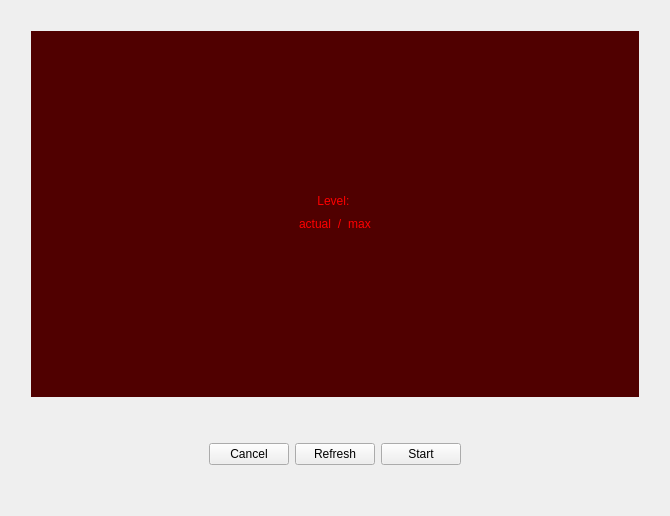
<?xml version="1.0" encoding="UTF-8"?>
<ui version="4.0">
 <class>WaitingRoomScreen</class>
 <widget class="QWidget" name="WaitingRoomScreen">
  <property name="geometry">
   <rect>
    <x>0</x>
    <y>0</y>
    <width>670</width>
    <height>516</height>
   </rect>
  </property>
  <property name="windowTitle">
   <string>Form</string>
  </property>
  <layout class="QGridLayout" name="gridLayout_2">
   <item row="1" column="0">
    <spacer name="horizontalSpacer_4">
     <property name="orientation">
      <enum>Qt::Horizontal</enum>
     </property>
     <property name="sizeType">
      <enum>QSizePolicy::Fixed</enum>
     </property>
     <property name="sizeHint" stdset="0">
      <size>
       <width>20</width>
       <height>20</height>
      </size>
     </property>
    </spacer>
   </item>
   <item row="4" column="1">
    <spacer name="verticalSpacer_2">
     <property name="orientation">
      <enum>Qt::Vertical</enum>
     </property>
     <property name="sizeHint" stdset="0">
      <size>
       <width>20</width>
       <height>40</height>
      </size>
     </property>
    </spacer>
   </item>
   <item row="0" column="1">
    <spacer name="verticalSpacer_3">
     <property name="orientation">
      <enum>Qt::Vertical</enum>
     </property>
     <property name="sizeType">
      <enum>QSizePolicy::Fixed</enum>
     </property>
     <property name="sizeHint" stdset="0">
      <size>
       <width>20</width>
       <height>20</height>
      </size>
     </property>
    </spacer>
   </item>
   <item row="1" column="1">
    <widget class="QFrame" name="frame">
     <property name="sizePolicy">
      <sizepolicy hsizetype="Preferred" vsizetype="Expanding">
       <horstretch>100</horstretch>
       <verstretch>50</verstretch>
      </sizepolicy>
     </property>
     <property name="styleSheet">
      <string notr="true">background: rgb(80, 0, 0);
border:  0</string>
     </property>
     <property name="frameShape">
      <enum>QFrame::StyledPanel</enum>
     </property>
     <property name="frameShadow">
      <enum>QFrame::Raised</enum>
     </property>
     <layout class="QGridLayout" name="gridLayout_3">
      <item row="4" column="1">
       <spacer name="verticalSpacer_4">
        <property name="orientation">
         <enum>Qt::Vertical</enum>
        </property>
        <property name="sizeHint" stdset="0">
         <size>
          <width>20</width>
          <height>40</height>
         </size>
        </property>
       </spacer>
      </item>
      <item row="0" column="1">
       <spacer name="verticalSpacer_5">
        <property name="orientation">
         <enum>Qt::Vertical</enum>
        </property>
        <property name="sizeHint" stdset="0">
         <size>
          <width>20</width>
          <height>40</height>
         </size>
        </property>
       </spacer>
      </item>
      <item row="2" column="0">
       <spacer name="horizontalSpacer_6">
        <property name="orientation">
         <enum>Qt::Horizontal</enum>
        </property>
        <property name="sizeType">
         <enum>QSizePolicy::Fixed</enum>
        </property>
        <property name="sizeHint" stdset="0">
         <size>
          <width>40</width>
          <height>20</height>
         </size>
        </property>
       </spacer>
      </item>
      <item row="2" column="2">
       <spacer name="horizontalSpacer_7">
        <property name="orientation">
         <enum>Qt::Horizontal</enum>
        </property>
        <property name="sizeType">
         <enum>QSizePolicy::Fixed</enum>
        </property>
        <property name="sizeHint" stdset="0">
         <size>
          <width>40</width>
          <height>20</height>
         </size>
        </property>
       </spacer>
      </item>
      <item row="1" column="1">
       <widget class="QLabel" name="levelLabel">
        <property name="styleSheet">
         <string notr="true">color: red</string>
        </property>
        <property name="text">
         <string>Level: </string>
        </property>
        <property name="alignment">
         <set>Qt::AlignCenter</set>
        </property>
       </widget>
      </item>
      <item row="2" column="1">
       <layout class="QHBoxLayout" name="horizontalLayout_2">
        <item>
         <spacer name="horizontalSpacer_3">
          <property name="orientation">
           <enum>Qt::Horizontal</enum>
          </property>
          <property name="sizeHint" stdset="0">
           <size>
            <width>40</width>
            <height>20</height>
           </size>
          </property>
         </spacer>
        </item>
        <item>
         <widget class="QLabel" name="actualLabel">
          <property name="styleSheet">
           <string notr="true">color: red</string>
          </property>
          <property name="text">
           <string>actual</string>
          </property>
          <property name="alignment">
           <set>Qt::AlignCenter</set>
          </property>
         </widget>
        </item>
        <item>
         <widget class="QLabel" name="slashLabel">
          <property name="styleSheet">
           <string notr="true">color: red</string>
          </property>
          <property name="text">
           <string>/</string>
          </property>
          <property name="alignment">
           <set>Qt::AlignCenter</set>
          </property>
         </widget>
        </item>
        <item>
         <widget class="QLabel" name="maxLabel">
          <property name="styleSheet">
           <string notr="true">color: red</string>
          </property>
          <property name="text">
           <string>max</string>
          </property>
          <property name="alignment">
           <set>Qt::AlignCenter</set>
          </property>
         </widget>
        </item>
        <item>
         <spacer name="horizontalSpacer_8">
          <property name="orientation">
           <enum>Qt::Horizontal</enum>
          </property>
          <property name="sizeHint" stdset="0">
           <size>
            <width>40</width>
            <height>20</height>
           </size>
          </property>
         </spacer>
        </item>
       </layout>
      </item>
     </layout>
    </widget>
   </item>
   <item row="3" column="1">
    <layout class="QHBoxLayout" name="horizontalLayout">
     <item>
      <spacer name="horizontalSpacer">
       <property name="orientation">
        <enum>Qt::Horizontal</enum>
       </property>
       <property name="sizeHint" stdset="0">
        <size>
         <width>40</width>
         <height>20</height>
        </size>
       </property>
      </spacer>
     </item>
     <item>
      <widget class="QPushButton" name="cancelButton">
       <property name="text">
        <string>Cancel</string>
       </property>
      </widget>
     </item>
     <item>
      <widget class="QPushButton" name="refreshButton">
       <property name="text">
        <string>Refresh</string>
       </property>
      </widget>
     </item>
     <item>
      <widget class="QPushButton" name="startButton">
       <property name="text">
        <string>Start</string>
       </property>
      </widget>
     </item>
     <item>
      <spacer name="horizontalSpacer_2">
       <property name="orientation">
        <enum>Qt::Horizontal</enum>
       </property>
       <property name="sizeHint" stdset="0">
        <size>
         <width>40</width>
         <height>20</height>
        </size>
       </property>
      </spacer>
     </item>
    </layout>
   </item>
   <item row="2" column="1">
    <spacer name="verticalSpacer">
     <property name="orientation">
      <enum>Qt::Vertical</enum>
     </property>
     <property name="sizeHint" stdset="0">
      <size>
       <width>20</width>
       <height>40</height>
      </size>
     </property>
    </spacer>
   </item>
   <item row="1" column="2">
    <spacer name="horizontalSpacer_5">
     <property name="orientation">
      <enum>Qt::Horizontal</enum>
     </property>
     <property name="sizeType">
      <enum>QSizePolicy::Fixed</enum>
     </property>
     <property name="sizeHint" stdset="0">
      <size>
       <width>20</width>
       <height>20</height>
      </size>
     </property>
    </spacer>
   </item>
  </layout>
 </widget>
 <resources/>
 <connections/>
</ui>
